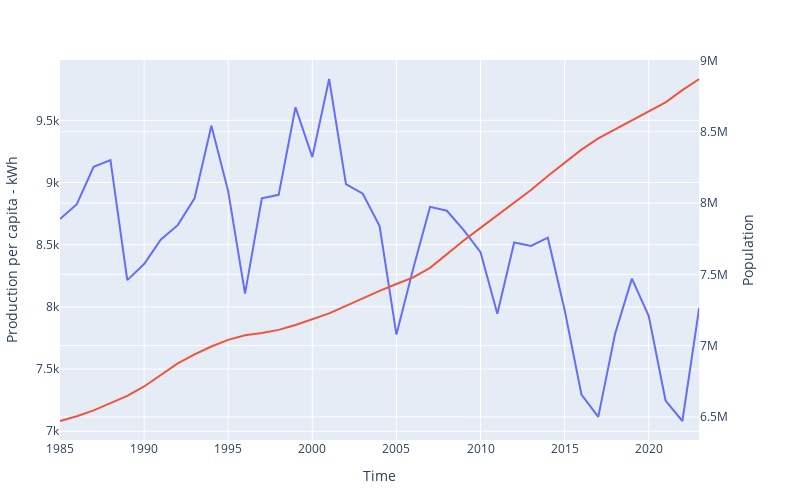

The notebook cell saved with this chart:
### Markdown cell above
Now I would like to visualize the Population and the production per capita over time

### Code cell
# Create a subplot to add a secondary Y axis
subfig = make_subplots(specs=[[{"secondary_y": True}]])
# Create the line plot
# fig=px.line(df_swiss_data_clean, x="Year",y=["Population","Production per capita - kWh"], title="Production per capita and population evolution in Switzerland", labels={"Population":"Population","Year":"Year"})
fig = px.line(
    df_swiss_data_clean,
    x="Year",
    y="Production per capita - kWh",
    title="Production per capita and population evolution in Switzerland",
    labels={"Population": "Population", "Year": "Year"},
)
fig2 = px.line(
    df_swiss_data_clean,
    x="Year",
    y="Population",
    title="Production per capita and population evolution in Switzerland",
    labels={"Population": "Population", "Year": "Year"},
)
fig2.update_traces(yaxis="y2")
subfig.add_traces(fig.data + fig2.data)
# To format figure
subfig.update_layout(margin=dict(l=60, r=60, t=60, b=60), width=800, height=500)

subfig.layout.xaxis.title = "Time"
subfig.layout.yaxis.title = "Production per capita - kWh"
subfig.layout.yaxis2.title = "Population"
# Show plot
subfig.for_each_trace(
    lambda t: t.update(line=dict(color=t.marker.color))
)  # Change color of each line on the plot
subfig.show()

### Figure 1 — Plotly figure (JSON) as saved in the notebook; plotly's stock layout.template omitted (floating-point values rounded to 4 significant figures)
{"data": [{"hovertemplate": "Year=%{x}<br>Production per capita - kWh=%{y}<extra></extra>", "legendgroup": "", "line": {"dash": "solid"}, "marker": {"symbol": "circle"}, "mode": "lines", "name": "", "orientation": "v", "showlegend": false, "type": "scatter", "x": [1985, 1986, 1987, 1988, 1989, 1990, 1991, 1992, 1993, 1994, 1995, 1996, 1997, 1998, 1999, 2000, 2001, 2002, 2003, 2004, 2005, 2006, 2007, 2008, 2009, 2010, 2011, 2012, 2013, 2014, 2015, 2016, 2017, 2018, 2019, 2020, 2021, 2022, 2023], "xaxis": "x", "y": [8706.0, 8826.0, 9126.0, 9180.0, 8215.0, 8344.0, 8542.0, 8657.0, 8872.0, 9456.0, 8929.0, 8107.0, 8873.0, 8901.0, 9605.0, 9204.0, 9832.0, 8986.0, 8910.0, 8650.0, 7777.0, 8308.0, 8804.0, 8773.0, 8616.0, 8440.0, 7945.0, 8517.0, 8489.0, 8557.0, 7976.0, 7296.0, 7115.0, 7784.0, 8227.0, 7927.0, 7247.0, 7082.0, 7992.0], "yaxis": "y"}, {"hovertemplate": "Year=%{x}<br>Population=%{y}<extra></extra>", "legendgroup": "", "line": {"dash": "solid"}, "marker": {"symbol": "circle"}, "mode": "lines", "name": "", "orientation": "v", "showlegend": false, "type": "scatter", "x": [1985, 1986, 1987, 1988, 1989, 1990, 1991, 1992, 1993, 1994, 1995, 1996, 1997, 1998, 1999, 2000, 2001, 2002, 2003, 2004, 2005, 2006, 2007, 2008, 2009, 2010, 2011, 2012, 2013, 2014, 2015, 2016, 2017, 2018, 2019, 2020, 2021, 2022, 2023], "xaxis": "x", "y": [6470959, 6504748, 6545771, 6594145, 6647786, 6713167, 6796942, 6875049, 6938107, 6993594, 7040481, 7071884, 7089163, 7110294, 7144118, 7184003, 7226391, 7278744, 7333450, 7384196, 7431824, 7478514, 7545386, 7641729, 7737642, 7825751, 7914378, 7998927, 8091197, 8190238, 8283940, 8374902, 8453628, 8516339, 8577526, 8640582, 8707018, 8792180, 8870564], "yaxis": "y2"}], "layout": {"height": 500, "margin": {"b": 60, "l": 60, "r": 60, "t": 60}, "width": 800, "xaxis": {"anchor": "y", "domain": [0, 0.94], "title": {"text": "Time"}}, "yaxis": {"anchor": "x", "domain": [0, 1], "title": {"text": "Production per capita - kWh"}}, "yaxis2": {"anchor": "x", "overlaying": "y", "side": "right", "title": {"text": "Population"}}}}
